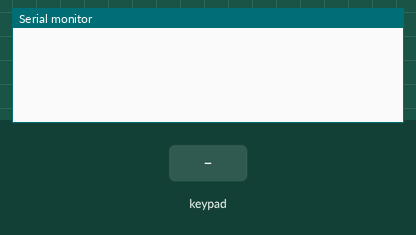
The sketch below on a simulated ESP32. On the bench: the last lines printed to the serial monitor. Inputs (shaded band) come from the test bench.

Above: at 1.2 s.
1.3 s: key '1' pressed
At 2.0 s:
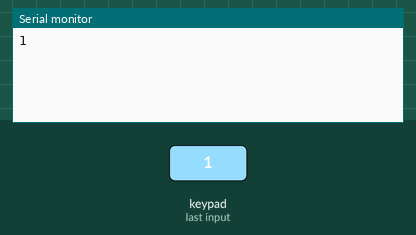
2.8 s: keypad keys 1 3 1 2 1 4 2 7 # pressed 0.4 s apart
At 7.0 s:
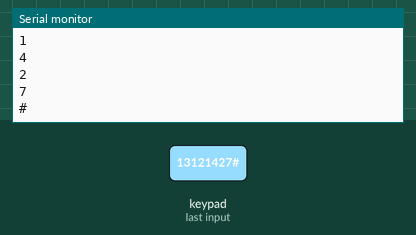
7.9 s: key 'A' pressed
At 9.1 s:
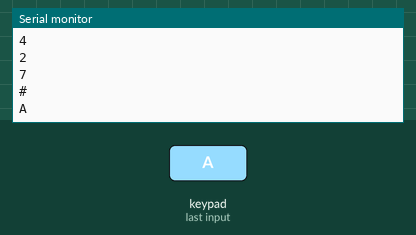
9.4 s: keypad keys 1 3 1 2 1 4 2 7 * pressed 0.4 s apart
At 13.1 s:
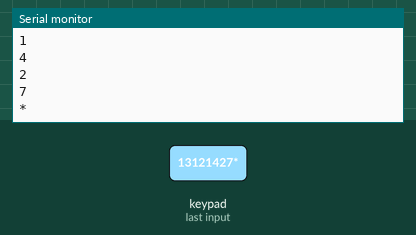
14.5 s: key 'B' pressed
At 15.7 s:
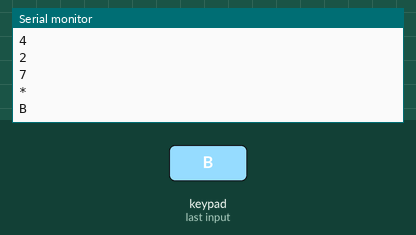
16.0 s: keypad keys 1 3 1 2 1 4 2 7 D pressed 0.4 s apart
At 20.4 s:
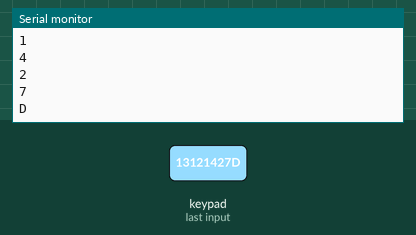
Timing chart, 0 to 21.9 s (numbered marks = the images above; inputs shaded):
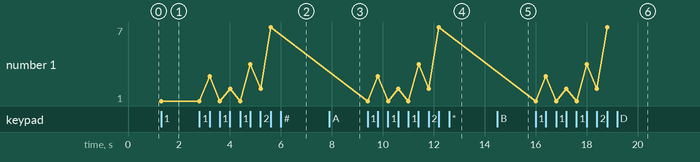

Measured:
- after the input at 1.3 s, the serial monitor: prints a new line at once (image 1)
- after the input at 2.8 s, the serial monitor: prints a new line after 0.41 s (image 2)
- after the input at 7.9 s, the serial monitor: prints a new line at once (image 3)
- after the input at 9.4 s, the serial monitor: prints a new line at once (image 4)
- after the input at 14.5 s, the serial monitor: prints a new line at once (image 5)
- after the input at 16.0 s, the serial monitor: prints a new line at once (image 6)
- plotted number 1: 1 → 7 after the input at 2.8 s

The sketch:

keypadTest.ino
```cpp
/* @file CustomKeypad.pde
|| @version 1.0
|| @author Alexander Brevig
|| @contact alexanderbrevig@gmail.com
||
|| @description
|| | Demonstrates changing the keypad size and key values.
|| #
*/
#include <Keypad.h>

const byte ROWS = 4; /* four rows */
const byte COLS = 4; /* four columns */
/* define the symbols on the buttons of the keypads */

/*
char hexaKeys[ROWS][COLS] = {
  {'0','1','2','3'},
  {'4','5','6','7'},
  {'8','9','A','B'},
  {'C','D','E','F'}
};
*/

char hexaKeys[ROWS][COLS] = {
  {'1','2','3','A'},
  {'4','5','6','B'},
  {'7','8','9','C'},
  {'*','0','#','D'}
};

byte rowPins[ROWS] = {13, 12, 14, 27}; /* connect to the row pinouts of the keypad */
byte colPins[COLS] = {26, 25, 33, 32}; /* connect to the column pinouts of the keypad */

/* initialize an instance of class NewKeypad */
Keypad customKeypad = Keypad( makeKeymap(hexaKeys), rowPins, colPins, ROWS, COLS);

void setup(){
Serial.begin(9600);
}

void loop(){
  char customKey = customKeypad.getKey();

  if (customKey){
Serial.println(customKey);
  }
}
```
